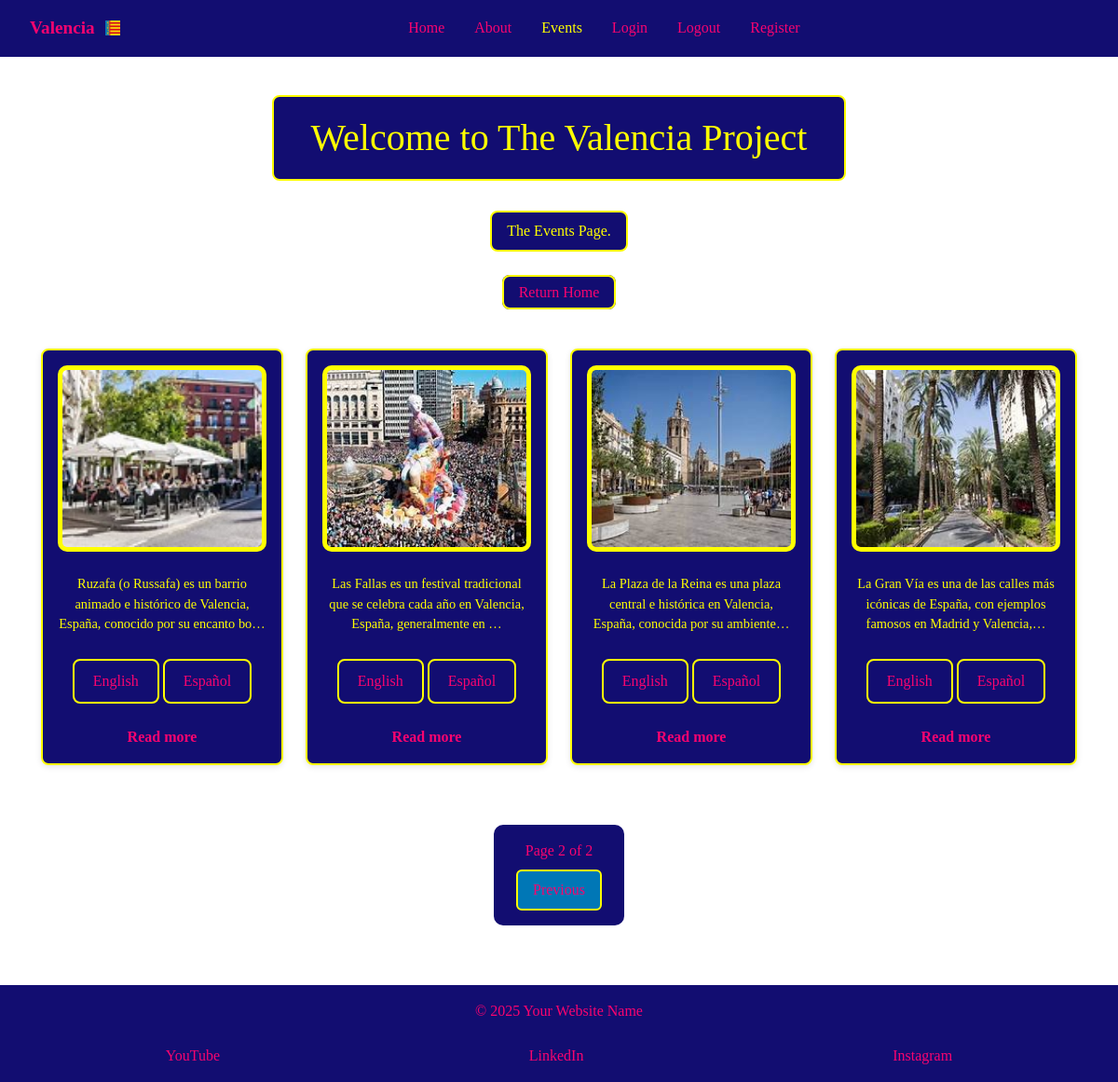
The page /events/?page=2&lang=es on the database its author committed.
### tourism_es/models.py (models this page shows, shortened)
class CardText(models.Model):
    title = models.CharField(max_length=50, blank=True)
    content = models.TextField()
    image_name = models.CharField(
        max_length=30,
        help_text="Enter the image filename (eg 'science museum.jpg)",
        default='default.jpg',
        blank=True
    )
    saved_by = models.ManyToManyField(User,
                                      related_name='saved_cards', blank=True)

class CardTextTranslation(models.Model):
    LANGUAGE_CHOICES = [
        ('en', 'English'),
        ('es', 'Spanish'),
    ]
    card = models.ForeignKey(
        CardText,
        related_name='translations',
        on_delete=models.CASCADE
    )
    language = models.CharField(max_length=5, choices=LANGUAGE_CHOICES)
    content = models.TextField()

### tourism_es/views.py (the view)
# urls.py: path('events/', views.events, name='events'),
def events(request):
    lang = request.GET.get('lang', 'en')
    card_texts = CardText.objects.all().order_by('id')
    for card in card_texts:
        translation = card.translations.filter(language=lang).first()
        card.translated_content = (
            translation.content
            if translation else card.content or 'Content coming soon.')
    paginator = Paginator(card_texts, 4)
    page_number = request.GET.get('page')
    page_obj = paginator.get_page(page_number)
    return render(request, 'events.html', {
        'active_tab': 'events',
        'page_obj': page_obj,
        'lang': lang
    })

### tourism_es/templates/events.html (shortened to what this page needs)
{% extends 'base.html' %}
{% load static %}
{% block content %}
<h1 class="color">Welcome to The Valencia Project</h1>
<p class="color">The Events Page.</p>
<p>
    <a class="color-return" href="{% url 'index' %}">Return Home</a>
</p>
<div class="cards-container">
    {% for card in page_obj %}
    <div class="card" data-url="{% url 'event-details' pk=card.id %}" onclick="window.location=this.dataset.url">
        <img src="{% static 'images/' %}{{ card.image_name }}" alt="{{ card.title }}">
        <p>{{ card.translated_content|truncatechars:100}}</p>
        <div  class="card-detail">
        <div class="lang-switch">
            <a
                href="?{% for key, value in request.GET.items %}{% if key != 'lang' %}{{ key }}={{ value }}&{% endif %}{% endfor %}lang=en">English</a>
            <a
                href="?{% for key, value in request.GET.items %}{% if key != 'lang' %}{{ key }}={{ value }}&{% endif %}{% endfor %}lang=es">Español</a>
        </div>
        </div>
        <a href="{% url 'event-details' pk=card.id %}" class="read-more">
            Read more
        </a>
    </div>
    {% empty %}
    <p>No cards yet</p>
    {% endfor %}
</div>
<div class="pagination">
    <div class="page-number">
        <span class="page-info">
            Page {{ page_obj.number }} of {{ page_obj.paginator.num_pages }}
        </span>
    </div>
    {% if page_obj.has_previous %}
    <div class="prev-wrapper">
        <a href="?{% for key, value in request.GET.items %}{% if key != 'page' %}{{ key }}={{ value }}&{% endif %}{% endfor %}page={{ page_obj.previous_page_number }}"
            class="prev-btn">
        </a>
    </div>
    {% endif %}
</div>
{% endblock %}

### tourism_es/static/CSS/tourism.css (style rules this page uses)
* { box-sizing: border-box; margin: 0; padding: 0; }
html, body { height: 100%; font-family: "Times New Roman", Times, serif; overflow-x: hidden; }
body { display: flex; flex-direction: column; min-height: 100vh; padding-top: 4.375rem; background: url('../images/City-of-Arts-and-Sci.png') center center / cover no-repeat fixed; image-rendering: auto; }
.color { color: yellow; text-align: center; margin: 0em auto; padding: 0.5em 1em; border: 2px solid yellow; border-radius: 8px; background: #120d71; }
a.color-return { text-align: center; margin: 0em auto; padding: 0.5em 1em; border: 2px solid yellow; border-radius: 8px; background: #120d71; color: #f8046f; text-decoration: none; }
.cards-container, .grid-container { display: flex; flex-wrap: wrap; justify-content: center; gap: 1.5rem; width: 100%; max-width: 1200px; padding: 0 1rem; margin: 0 auto; }
.card, .grid { background-color: #120d71; border: 2px solid yellow; border-radius: 8px; box-shadow: 0 2px 6px rgba(0,0,0,0.1); overflow: hidden; display: flex; flex-direction: column; justify-content: flex-start; align-items: center; text-align: center; transition: transform 0.3s, box-shadow 0.3s; min-height: 350px; padding: 1rem; gap: 1rem; cursor: pointer; flex: 0 1 calc(25% - 1.5rem); max-width: calc(25% - 1.5rem); }
.cards-container .card:nth-child(1), .grid-container .grid:nth-child(1) { order: 1; }
.cards-container .card:nth-child(2), .grid-container .grid:nth-child(2) { order: 3; }
.cards-container .card:nth-child(3), .grid-container .grid:nth-child(3) { order: 2; }
.card, .grid { background-color: #120d71; border: 2px solid yellow; border-radius: 8px; box-shadow: 0 2px 6px rgba(0,0,0,0.1); overflow: hidden; display: flex; flex-direction: column; justify-content: flex-start; align-items: center; text-align: center; transition: transform 0.3s, box-shadow 0.3s; min-height: 350px; padding: 1rem; gap: 1rem; width: 100%; max-width: 350px; cursor: pointer; }
.grid p, .card p { font-size: 0.9rem; margin: 0.5rem 0 0; flex-shrink: 0; color: yellow; }
.card .read-more, .grid .read-more { margin-top: 0.5rem; text-decoration: none; color: #f8046f; font-weight: bold; }
.card-detail { display: flex; flex-direction: column; align-items: center; text-align: center; gap: 20px; max-width: 800px; }
.card img { width: 100%; height: 200px; object-fit: cover; border-radius: 10px; background-color: yellow; padding: 5px; }
.card-detail a { display: inline-block; margin-top: 10px; padding: 10px 20px; background-color: #120d71; color: #f8046f; text-decoration: none; border-radius: 8px; transition: transform 0.2s, background-color 0.2s; border: 2px solid yellow; }
.pagination { width: fit-content; margin: 2rem auto; padding: 1rem 1.5rem; background: #120d71; border-radius: 10px; display: flex; flex-direction: column; gap: 0.5rem; color: #f8046f; }
.pagination .prev-wrapper, .pagination .next-wrapper { display: flex; justify-content: center; }
.pagination a { display: inline-block; padding: 0.5rem 1rem; border: 2px solid yellow; border-radius: 6px; background: #0077b6; color: #f8046f; text-decoration: none; transition: background 0.2s, color 0.2s; }

### rows shown on the page
CardText: image_name (picture), translated_content "Las Fallas es un festival tradicional que se celebra cada año en Valencia, España, generalmente en …"
CardText: image_name (picture), translated_content "La Gran Vía es una de las calles más icónicas de España, con ejemplos famosos en Madrid y Valencia,…"
CardText: image_name (picture), translated_content "La Plaza de la Reina es una plaza central e histórica en Valencia, España, conocida por su ambiente…"
CardText: image_name (picture), translated_content "Ruzafa (o Russafa) es un barrio animado e histórico de Valencia, España, conocido por su encanto bo…"

### other values the page prints
{{ page_obj.number }} "2"
{{ page_obj.paginator.num_pages }} "2"
